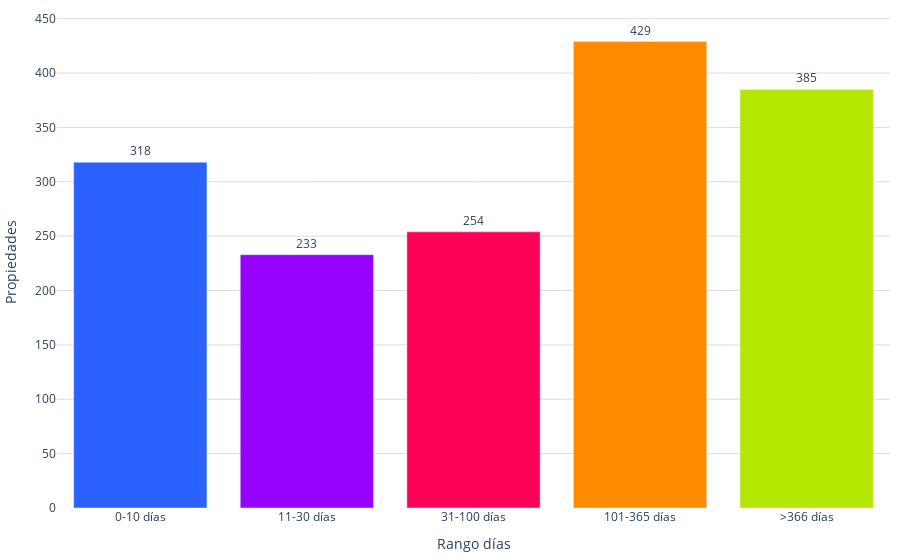

Here is the notebook cell this chart was saved with:
### Code cell
values = df_final['conteo']
labels = df_final['dias']
colores = ['#2962ff', '#9500ff', '#ff0059', '#ff8c00', '#b4e600', '#2EC2A2','#E50CB6']

fig = go.Figure()
fig.add_trace(go.Bar(
    x=labels, 
    y=values, 
    marker_color=colores,  # Especifica los colores de las barras
    text=values,  # Texto que se mostrará en las barras 
    textposition='outside',  # Posición del texto (puede ser 'inside' o 'outside')
))
fig.update_layout(
    #title='Número de unidades por días en el mercado',  # Título de la gráfica
    xaxis=dict(title='Rango días'),  # Título del eje x
    yaxis=dict(
        title='Propiedades', # Título del eje y
        gridcolor='#dddcda', # Color de las líneas que dividen los rangos del eje Y
         gridwidth=1,
             ),  margin=dict(l=10, r=10, t=10, b=10),  # Ajusta los márgenes (left, right, top, bottom)    
    plot_bgcolor='rgba(0,0,0,0)',  # Color de fondo del gráfico
)
# Exportar gráfica como archivo HTML
def guardar_grafico_como_html(fig, nombre_archivo, carpeta='assets\graficas'):
    # Crear la carpeta si no existe
    if not os.path.exists(carpeta):
        os.makedirs(carpeta)
    # Configuración personalizada para la gráfica
    config = {
        'displaylogo': False,  # Ocultar el logo de Plotly
        'modeBarButtonsToRemove': [
            'toImage',       # Botón para guardar como imagen
            'select2d',      # Box select
            'lasso2d',       # Lasso select
            'resetScale2d',  # Reset Axes
        ]
    }

    # Guardar la gráfica como archivo HTML
    pio.write_html(fig, f'{carpeta}/{nombre_archivo}.html', config=config)
guardar_grafico_como_html(fig, 'g_bar_tiempo_mercado', carpeta='assets\graficas')
fig.show()

### Figure 1 — Plotly figure (JSON) as saved in the notebook; plotly's stock layout.template omitted (floating-point values rounded to 4 significant figures)
{"data": [{"marker": {"color": ["#2962ff", "#9500ff", "#ff0059", "#ff8c00", "#b4e600", "#2EC2A2", "#E50CB6"]}, "text": [318, 233, 254, 429, 385], "textposition": "outside", "type": "bar", "x": ["0-10 días", "11-30 días", "31-100 días", "101-365 días", ">366 días"], "y": [318, 233, 254, 429, 385]}], "layout": {"margin": {"b": 10, "l": 10, "r": 10, "t": 10}, "plot_bgcolor": "rgba(0,0,0,0)", "xaxis": {"title": {"text": "Rango días"}}, "yaxis": {"gridcolor": "#dddcda", "gridwidth": 1, "title": {"text": "Propiedades"}}}}
